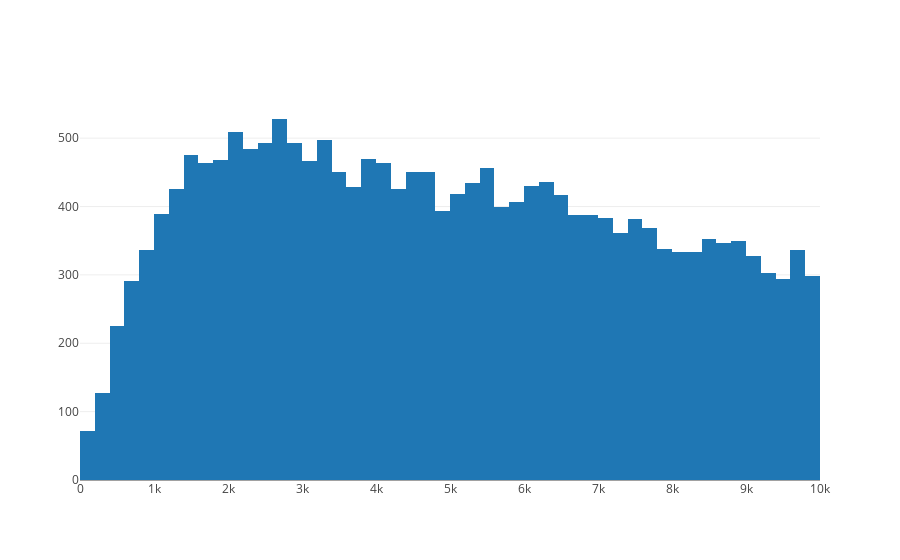

The notebook cell saved with this chart:
### Code cell
# noexport

plot_time_since_last_impression_by_action()

### Figure 1 — Plotly figure (JSON) as saved in the notebook; plotly's stock layout.template omitted (floating-point values rounded to 4 significant figures; data arrays with more than 128 entries replaced by an {"elided": "..."} marker saying what was removed)
{"data": [{"type": "histogram", "uid": "1e5a130c-2b32-478e-a488-f7affc216edf", "x": {"elided": "19560 int values"}}], "layout": {}}
